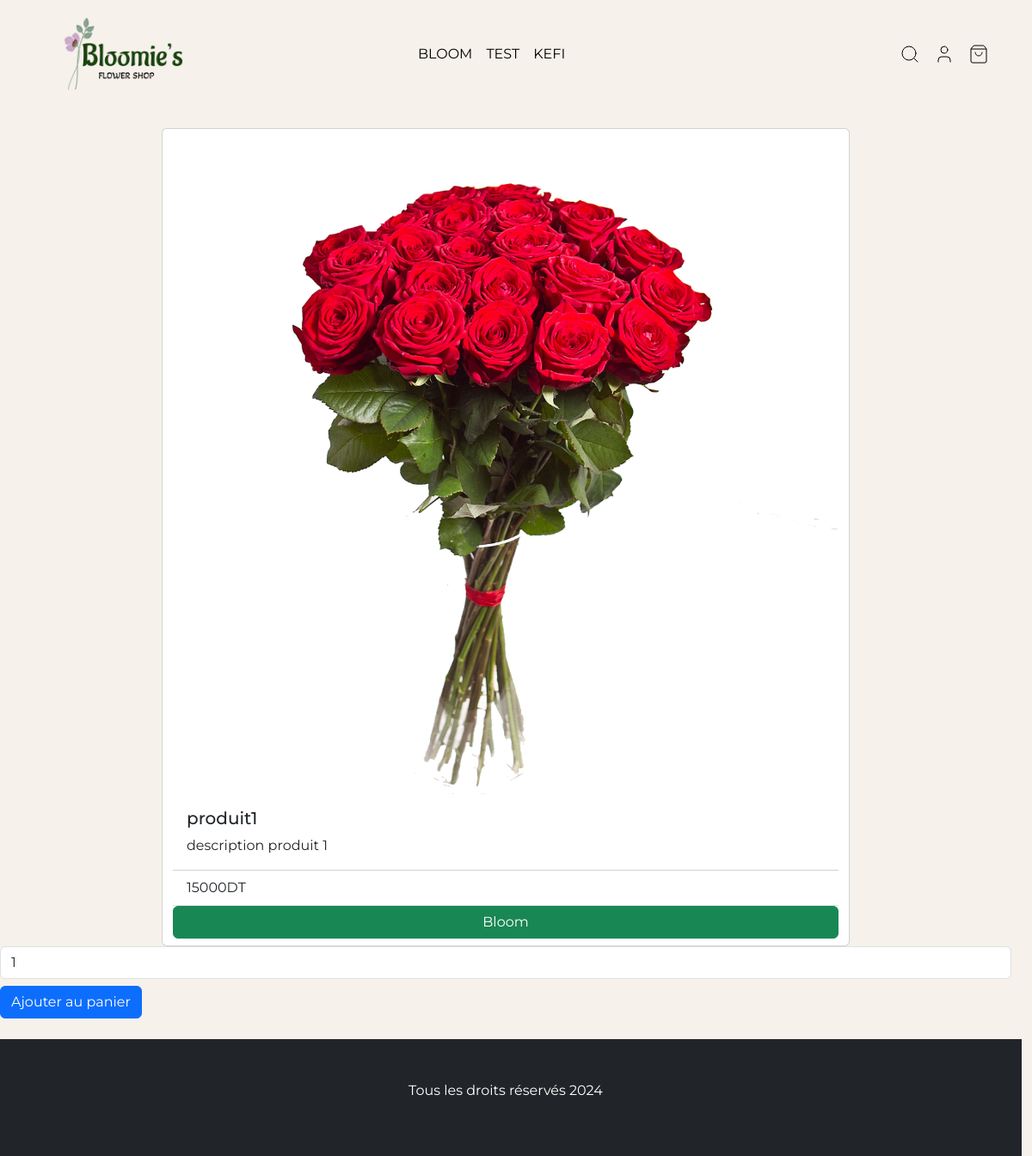
The app's page /produit.php?id=1, older data.
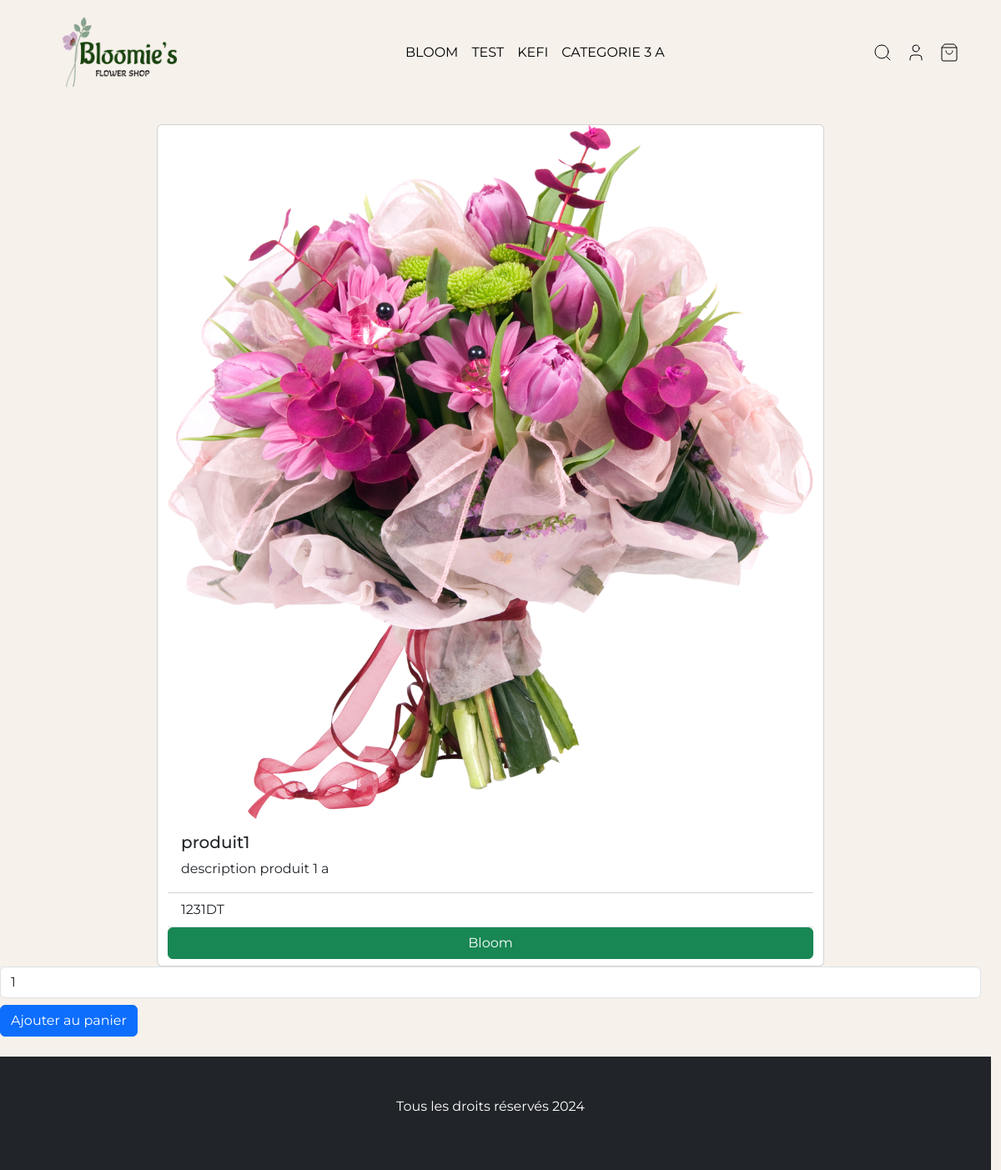
The same page, newer data.
### tables this page shows
CREATE TABLE `categories` (
  `id` int(11) NOT NULL,
  `nom` varchar(255) NOT NULL,
  `description` varchar(255) NOT NULL,
  `image` varchar(255) NOT NULL,
  `createur` int(11) NOT NULL,
  `date_creation` date NOT NULL,
  `date_modification` date NOT NULL
);

CREATE TABLE `produit` (
  `id` int(11) NOT NULL,
  `nom` varchar(255) NOT NULL,
  `prix` float NOT NULL,
  `description` text NOT NULL,
  `image` text NOT NULL,
  `categorie` int(11) NOT NULL,
  `stock` int(11) NOT NULL,
  `date_creation` date NOT NULL,
  `date_modification` date NOT NULL
);

### inc/functions.php (called while the page is built, shortened)
<?php
function connectToDatabase(){
    try {
        $conn = new PDO("mysql:host=" . MONHOST . ";dbname=" . MABD, MONUSER, MONPWD);
        $conn->setAttribute(PDO::ATTR_ERRMODE, PDO::ERRMODE_EXCEPTION);
        return $conn;
    } catch (PDOException $e) {
        echo "Erreur de connexion à la base de données : " . $e->getMessage();
        die();
    }
}
function getAllCategories($conn){
    $requete = "SELECT * FROM categories";
    $resultat = $conn->query($requete);
    $categories = $resultat->fetchAll();
    return $categories;
}
$conn = connectToDatabase();
$categories = getAllCategories($conn);
function getProduitBYID($conn,$id){
$requette ="SELECT * FROM produit WHERE id =$id  ";
$statement = $conn->prepare($requette);
    $statement->execute();
    $resultats = $statement->fetch();
    return $resultats;
}
?>

### produit.php (the view, shortened to what this page needs)
<?php
include "inc/functions.php";
$categories= getAllCategories($conn);
if(isset ($_GET['id'])){
   $produit= getProduitBYID($conn,$_GET['id']);
}
include "inc/header.php";
?>
      <div class="row col-12 mt-4">
      <div class="card col-8 offset-2" >
  <img src="images/<?php echo $produit['image']; ?>" class="card-img-top" alt="...">
  <div class="card-body">
    <h5 class="card-title"><?php echo $produit['nom']   ?></h5>
    <p class="card-text"><?php echo $produit['description']   ?></p>
  </div>
  <ul class="list-group list-group-flush">
    <li class="list-group-item"><?php echo $produit['prix'] ?>DT</li>
    <?php
       foreach($categories as $index => $c){
           if($c['id']== $produit['categorie']){
          print'<button class="btn btn-success mb-2">'. $c['nom'].'</button>';
           }
       }
?>
    </ul>
  </div>
    <div class="">
      <form action="actions/commander.php" method="POST">
        <input type="number" class="form-control col-2" name="qte" value="1">
        <button type="submit" class="btn btn-primary mt-2">Ajouter au panier</button>
      </form>
      </div>
<?php
   include "inc/footer.php"
?>

### inc/header.php (shortened to what this page needs)
<!DOCTYPE html>
<html lang="en">
<head>
  <link href="https://cdn.jsdelivr.net/npm/bootstrap@5.3.3/dist/css/bootstrap.min.css" rel="stylesheet">
  <link rel="stylesheet" href="./css/dashboard.css">
</head>
<body>
<header>
  <nav class="navbar navbar-expand-lg">
    <div class="container">
      <a class="navbar-brand" href="index.php">
        <img src="./images/logo-v.png" alt="Bloomie's Flower Shop" />
      </a>
      <div class="collapse navbar-collapse" id="navbarSupportedContent">
        <ul class="navbar-nav me-auto mb-2 mb-lg-0">
          <li class="nav-item">
            <?php
            foreach ($categories as $categorie) {
              print '<li class="nav-item"><a class="nav-link" href="categorie.php?id='.$categorie['id'].'">' . $categorie['nom'] . '</a></li>';
            }
            ?>
          </li>
        </ul>
        <ul class="navbar-nav mb-2 mb-lg-0">
        <div class="search-icon nav-link">
          <i data-lucide="search" stroke-width="1"></i>
        </div>
        <?php if (isset($_SESSION['nom'])) {
          print '<li class="nav-item">
          <a class="nav-link active" aria-current="page" href="profile.php">profile</a>
          </li>';
                  } else {
                    print '<li class="nav-item">
            <a class="nav-link active" aria-current="page" href="connexion.php"><i data-lucide="user" stroke-Width="1"></i></a>
          </li>';
                  }
        ?>
        <li class="nav-item">
          <a class="nav-link active" aria-current="page" href="cart.php"><i data-lucide="shopping-bag" stroke-width="1"></i></a>
          </li>
        </ul>
      </div>
    </div>
  </nav>
</header>

Row changes from the older to the newer data that the page shows:
added categories: nom "CATEGORIE 3 A"
changed produit "produit1": image: a different picture; description "description produit 1" → "description produit 1 a"; prix "15000" → "1231"
